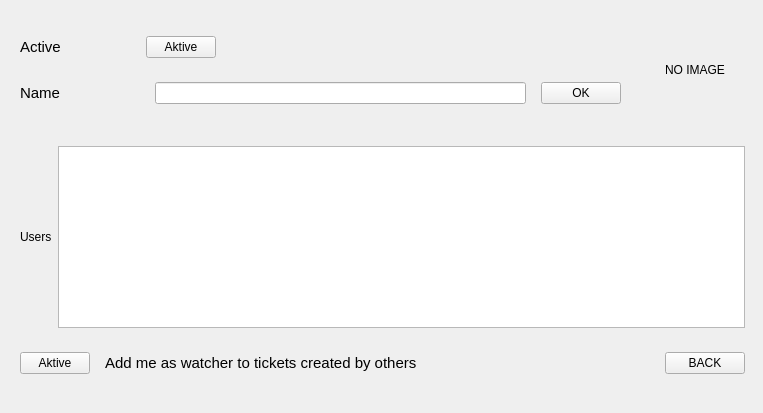
<?xml version="1.0" encoding="UTF-8"?>
<ui version="4.0">
 <class>ProjectEditWindow</class>
 <widget class="QWidget" name="ProjectEditWindow">
  <property name="geometry">
   <rect>
    <x>0</x>
    <y>0</y>
    <width>763</width>
    <height>413</height>
   </rect>
  </property>
  <property name="windowTitle">
   <string>Form</string>
  </property>
  <layout class="QVBoxLayout" name="verticalLayout">
   <property name="spacing">
    <number>0</number>
   </property>
   <property name="leftMargin">
    <number>0</number>
   </property>
   <property name="topMargin">
    <number>0</number>
   </property>
   <property name="rightMargin">
    <number>0</number>
   </property>
   <property name="bottomMargin">
    <number>0</number>
   </property>
   <item>
    <widget class="QWidget" name="ProjectEditWindow_widget" native="true">
     <property name="styleSheet">
      <string notr="true"/>
     </property>
     <layout class="QVBoxLayout" name="verticalLayout_2">
      <property name="leftMargin">
       <number>11</number>
      </property>
      <item>
       <widget class="QWidget" name="widget_3" native="true">
        <layout class="QHBoxLayout" name="horizontalLayout">
         <property name="leftMargin">
          <number>0</number>
         </property>
         <item>
          <widget class="QWidget" name="widget_5" native="true">
           <layout class="QVBoxLayout" name="verticalLayout_3">
            <property name="leftMargin">
             <number>0</number>
            </property>
            <item alignment="Qt::AlignLeft">
             <widget class="QWidget" name="widget_6" native="true">
              <layout class="QHBoxLayout" name="horizontalLayout_2">
               <item>
                <widget class="QLabel" name="label">
                 <property name="minimumSize">
                  <size>
                   <width>120</width>
                   <height>0</height>
                  </size>
                 </property>
                 <property name="maximumSize">
                  <size>
                   <width>150</width>
                   <height>16777215</height>
                  </size>
                 </property>
                 <property name="font">
                  <font>
                   <family>Arial</family>
                   <pointsize>11</pointsize>
                  </font>
                 </property>
                 <property name="text">
                  <string>Active</string>
                 </property>
                </widget>
               </item>
               <item>
                <widget class="QPushButton" name="pushButton">
                 <property name="maximumSize">
                  <size>
                   <width>70</width>
                   <height>16777215</height>
                  </size>
                 </property>
                 <property name="text">
                  <string>Aktive</string>
                 </property>
                </widget>
               </item>
              </layout>
             </widget>
            </item>
            <item>
             <widget class="QWidget" name="widget_7" native="true">
              <property name="layoutDirection">
               <enum>Qt::LeftToRight</enum>
              </property>
              <layout class="QHBoxLayout" name="horizontalLayout_3">
               <property name="spacing">
                <number>15</number>
               </property>
               <item>
                <widget class="QLabel" name="label_2">
                 <property name="minimumSize">
                  <size>
                   <width>120</width>
                   <height>0</height>
                  </size>
                 </property>
                 <property name="font">
                  <font>
                   <family>Arial</family>
                   <pointsize>11</pointsize>
                  </font>
                 </property>
                 <property name="text">
                  <string>Name</string>
                 </property>
                </widget>
               </item>
               <item>
                <widget class="QLineEdit" name="lineEdit"/>
               </item>
               <item>
                <widget class="QPushButton" name="pushButton_2">
                 <property name="text">
                  <string>OK</string>
                 </property>
                </widget>
               </item>
              </layout>
             </widget>
            </item>
           </layout>
          </widget>
         </item>
         <item>
          <widget class="QWidget" name="widget_4" native="true">
           <property name="minimumSize">
            <size>
             <width>100</width>
             <height>0</height>
            </size>
           </property>
           <property name="sizeIncrement">
            <size>
             <width>0</width>
             <height>0</height>
            </size>
           </property>
           <layout class="QGridLayout" name="gridLayout_2">
            <item row="0" column="0">
             <widget class="QLabel" name="label_7">
              <property name="frameShape">
               <enum>QFrame::NoFrame</enum>
              </property>
              <property name="text">
               <string>NO IMAGE</string>
              </property>
              <property name="alignment">
               <set>Qt::AlignCenter</set>
              </property>
             </widget>
            </item>
           </layout>
          </widget>
         </item>
        </layout>
       </widget>
      </item>
      <item>
       <widget class="QWidget" name="widget" native="true">
        <property name="minimumSize">
         <size>
          <width>0</width>
          <height>200</height>
         </size>
        </property>
        <layout class="QHBoxLayout" name="horizontalLayout_5">
         <item>
          <widget class="QLabel" name="label_4">
           <property name="styleSheet">
            <string notr="true">font: 12pt &quot;MS Shell Dlg 2&quot;;</string>
           </property>
           <property name="text">
            <string>Users</string>
           </property>
          </widget>
         </item>
         <item>
          <widget class="QListWidget" name="listWidget">
           <property name="styleSheet">
            <string notr="true">font: 16pt &quot;MS Shell Dlg 2&quot;;</string>
           </property>
          </widget>
         </item>
        </layout>
       </widget>
      </item>
      <item>
       <widget class="QWidget" name="widget_8" native="true">
        <layout class="QHBoxLayout" name="horizontalLayout_4">
         <property name="spacing">
          <number>15</number>
         </property>
         <item>
          <widget class="QPushButton" name="pushButton_3">
           <property name="maximumSize">
            <size>
             <width>70</width>
             <height>16777215</height>
            </size>
           </property>
           <property name="text">
            <string>Aktive</string>
           </property>
          </widget>
         </item>
         <item>
          <widget class="QLabel" name="label_3">
           <property name="font">
            <font>
             <family>Arial</family>
             <pointsize>11</pointsize>
            </font>
           </property>
           <property name="text">
            <string>Add me as watcher to tickets created by others</string>
           </property>
          </widget>
         </item>
         <item>
          <spacer name="horizontalSpacer">
           <property name="orientation">
            <enum>Qt::Horizontal</enum>
           </property>
           <property name="sizeHint" stdset="0">
            <size>
             <width>40</width>
             <height>20</height>
            </size>
           </property>
          </spacer>
         </item>
         <item>
          <widget class="QPushButton" name="pushButton_4">
           <property name="text">
            <string>BACK</string>
           </property>
          </widget>
         </item>
        </layout>
       </widget>
      </item>
      <item>
       <spacer name="verticalSpacer">
        <property name="orientation">
         <enum>Qt::Vertical</enum>
        </property>
        <property name="sizeHint" stdset="0">
         <size>
          <width>20</width>
          <height>40</height>
         </size>
        </property>
       </spacer>
      </item>
     </layout>
    </widget>
   </item>
  </layout>
 </widget>
 <resources/>
 <connections/>
</ui>
